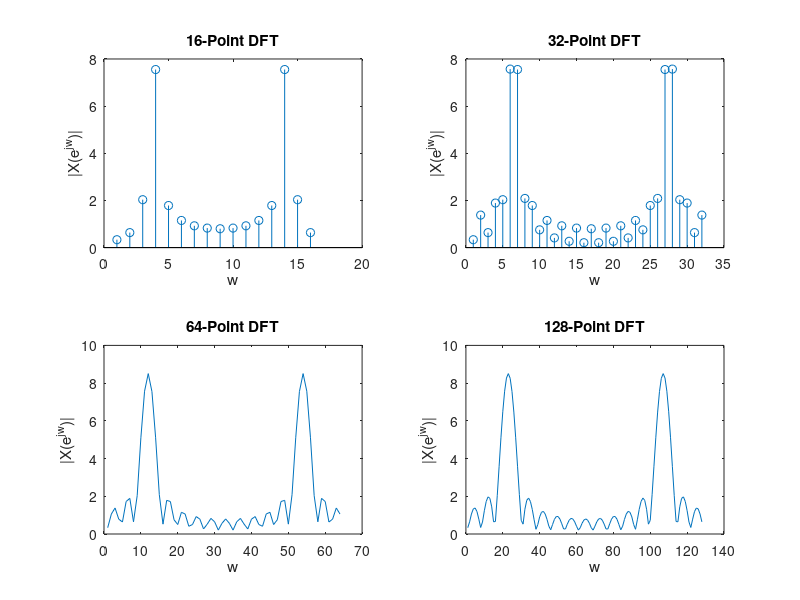

The MATLAB source for this figure: (Note: this script raises an error after producing the figure.)
f0 = 11;
fs = 64;

L = 16;
n = 0:1:L-1;
x = cos((2*pi*f0*n)/fs);

m = 1;
N = m*L;

X = fft(x, N);

figure()
subplot(2, 2, 1)
stem(abs(X))
title('16-Point DFT')
ylabel('|X(e^j^w)|')
xlabel('w')

%------------

m = 2;
N = m*L;

X = fft(x, N);

subplot(2, 2, 2)
stem(abs(X))
title('32-Point DFT')
ylabel('|X(e^j^w)|')
xlabel('w')

%------------

m = 4;
N = m*L;

X = fft(x, N);

subplot(2, 2, 3)
plot(abs(X))
title('64-Point DFT')
ylabel('|X(e^j^w)|')
xlabel('w')

%-------------

m = 8;
N = m*L;

X = fft(x, N);

subplot(2, 2, 4)
plot(abs(X))
title('128-Point DFT')
ylabel('|X(e^j^w)|')
xlabel('w')

sgtitle('DFT of x[n] = cos((2pif0n)/fs)')